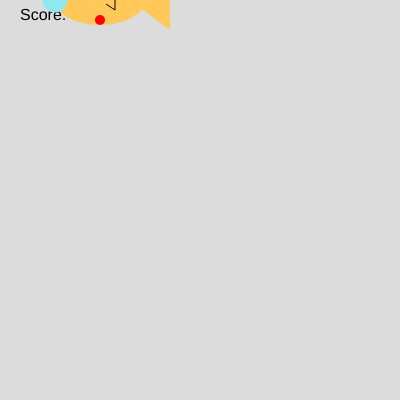
Frame 1 (no input)
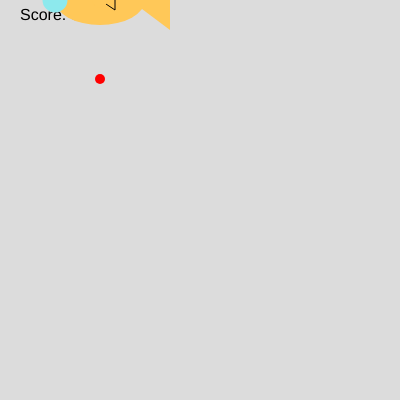
Frame 60 (no input)
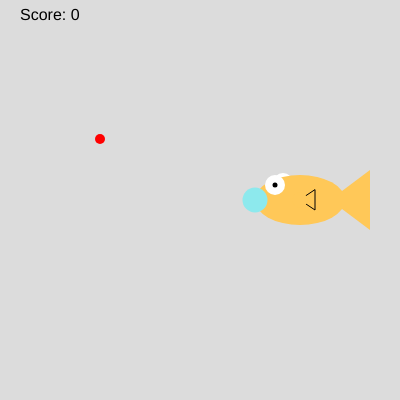
Frame 120 (the mouse pressed at the canvas centre since frame 60)

The p5.js sketch that drew these frames (run headless with seeded random() and noise() and a simulated clock; from frame 60 on, the mouse is pressed at the canvas centre):

// p5.js sketch
// ── sketch.js
//Run this program to view instructions
let score = 0;
let foodX = 100;
let foodY = 20;
function setup() {
  createCanvas(400, 400);
  
  
}
function checkCatch( x, y){
  
     if(x > mouseX && x < mouseX+70){
          if(y > mouseY-17 && y < mouseY+30){
               score++;
               foodY = 20; //if the food was eaten, make more food fall from the top
               foodX = random(width-20);
          }
     }
     else if (foodY > height && score > 0){
          score--;
     }
}
function draw() {
  print("mouseX"+mouseX);
  
  background(220);
  fill(0, 0, 0);
textSize(16);
text("Score: " + score, 20, 20);
  
  drawFish(mouseX + 100);
  if(foodY > 400){
    foodX = random(0,400);
    foodY = 20;
  fill(0,255,0);
  noStroke();
  fill(255,0,0);
  ellipse(foodX,foodY, 10,10 )}
    checkCatch(foodX,foodY);
  
  
noStroke();
fill(255,0,0);
ellipse(foodX,foodY, 10,10);
foodY++;
}
 
  


function drawFish(mx){

     noStroke();
     fill(255,255,255);
     ellipse(mx-17,mouseY-17,20,20); //back side eye
     fill(255,200,88);
     ellipse(mx,mouseY,90,50); //body
     triangle(mx+30,mouseY,mx+70,mouseY+30,mx+70,mouseY-30); //tail
     stroke(0);
     triangle(mx,mouseY,mx+15,mouseY+10,mx+15,mouseY-10); //side fin
     noStroke();
     fill(255,200,88);
     ellipse(mx,mouseY,15,15); //side fin cover
     noStroke();
     fill(255,255,255);
     ellipse(mx-25,mouseY-15,20,20); //front eye
     fill(0,0,0);
     ellipse(mx-25,mouseY-15,5,5); //pupil
     fill(141,233,237);
     ellipse(mx-45,mouseY,25,25); //mouth
}

// ── fish.html
<!DOCTYPE html>
<html>
<title>Workshop - Fish Feeder</title>
<meta charset="UTF-8">
<meta name="viewport" content="width=device-width, initial-scale=1">
<link rel="stylesheet" href="https://league-level0.github.io/style.css">
<link rel="stylesheet" href="https://fonts.googleapis.com/css?family=Raleway">

<script src="https://league-level0.github.io/copyrightFooter.js"></script>
<body>

<h1>Fish Feeder</h1>

<img  alt="" src="images/image1.png">

 <p class="normal">
	We are going to make a game where a fish has to catch falling fish food!<br>
</p>
     <p class="normal">
1. Open your sketch.js file with the <b>draw</b> and <b>setup</b> functions.<br>
<br>
2. In the <b>setup</b> function, set your canvas size:
</p>
    <p class="code">
    createCanvas(width, height)</span></p>

<p class="normal">
3. At the top of your program (on line 1) create variables for the location of the fish food. </p>
    <p class="code">
    let foodX = 100;<br>
    let foodY = 20;</p>

 <p class="normal">   
4. In the <b>draw</b> function, make the background the color of water, and draw a some fish food using the variables from step 3.
  <p class="code">
    background(141,233,237);<br>
      <br>
    fill(red, green, blue);<br>
    noStroke();<br>
    ellipse(foodX, foodY, width, height);</p>

<p class="normal">
    5. Make the food fall down the screen.<br>  
    &nbsp;&nbsp;&nbsp;&nbsp;&nbsp;&nbsp;&nbsp;&nbsp;&nbsp;&nbsp;HINT: Change the value of the foodY variable in the <b>draw</b> function.</p>
    
<p class="normal">
6. When the food falls off the bottom of the canvas, start a new food (ellipse) falling from the top. <br> 
&nbsp;&nbsp;&nbsp;&nbsp;&nbsp;&nbsp;&nbsp;&nbsp;&nbsp;&nbsp;HINT:  You can use the built-in <font color="magenta">height</font> variable .</p>

<p class="normal">
    7. Make the food start at a random position at the top (foodX). The code below will give you a random number between 0 and the width of your sketch.  You want to do this every time the food leaves the screen.  </p>
<p class="code">
        foodX = random(width-20); 
</p>
<p class="normal">
8. Add this <b>drawFish</b> function at the very bottom of your sketch:</p>
<p class="code">
function drawFish(){<br>
  &nbsp;&nbsp;&nbsp;&nbsp;&nbsp;noStroke();<br>
  &nbsp;&nbsp;&nbsp;&nbsp;&nbsp;fill(255,255,255);<br>
  &nbsp;&nbsp;&nbsp;&nbsp;&nbsp;ellipse(mouseX-17,mouseY-17,20,20); //back side eye<br>
  &nbsp;&nbsp;&nbsp;&nbsp;&nbsp;fill(255,200,88);<br>
  &nbsp;&nbsp;&nbsp;&nbsp;&nbsp;ellipse(mouseX,mouseY,90,50); //body<br>
  &nbsp;&nbsp;&nbsp;&nbsp;&nbsp;triangle(mouseX+30,mouseY,mouseX+70,mouseY+30,mouseX+70,mouseY-30); //tail<br>
  &nbsp;&nbsp;&nbsp;&nbsp;&nbsp;stroke(0);<br>
  &nbsp;&nbsp;&nbsp;&nbsp;&nbsp;triangle(mouseX,mouseY,mouseX+15,mouseY+10,mouseX+15,mouseY-10); //side fin<br>
  &nbsp;&nbsp;&nbsp;&nbsp;&nbsp;noStroke();<br>
  &nbsp;&nbsp;&nbsp;&nbsp;&nbsp;fill(255,200,88);<br>
  &nbsp;&nbsp;&nbsp;&nbsp;&nbsp;ellipse(mouseX,mouseY,15,15); //side fin cover<br>
  &nbsp;&nbsp;&nbsp;&nbsp;&nbsp;noStroke();<br>
  &nbsp;&nbsp;&nbsp;&nbsp;&nbsp;fill(255,255,255);<br>
  &nbsp;&nbsp;&nbsp;&nbsp;&nbsp;ellipse(mouseX-25,mouseY-15,20,20); //front eye<br>
  &nbsp;&nbsp;&nbsp;&nbsp;&nbsp;fill(0,0,0);<br>
  &nbsp;&nbsp;&nbsp;&nbsp;&nbsp;ellipse(mouseX-25,mouseY-15,5,5); //pupil<br>
  &nbsp;&nbsp;&nbsp;&nbsp;&nbsp;fill(141,233,237);<br>
  &nbsp;&nbsp;&nbsp;&nbsp;&nbsp;ellipse(mouseX-45,mouseY,25,25); //mouth<br>
    }</p>
    
<p class="normal">
9. Draw the fish in the water by adding this code to the <b>draw</b> function.<br>
&nbsp;&nbsp;&nbsp;&nbsp;&nbsp;(Make sure you draw the fish AFTER you paint the background, or you won't see it!)
        </p>
<p class="code">
        drawFish(); 
</p>

<p class="normal">
    10. Above the <b>setup</b> function, add a variable to hold the score. </p>

<p class="normal">
    11. You need to check whether the fish has caught the food in the <b>draw</b> function.<br>
    
  &nbsp;&nbsp;&nbsp;&nbsp;&nbsp;If the fish catches the food increase the score by 1 and make more food fall from the top.<br> 
 &nbsp;&nbsp;&nbsp;&nbsp;&nbsp;If the fish misses the food, decrease the score by 1 (but don’t let the score go negative).<br>
    &nbsp;&nbsp;&nbsp;&nbsp;&nbsp;You can write your own code to do this, or use this <b>checkCatch</b> function.<br> &nbsp;&nbsp;&nbsp;&nbsp;&nbsp;You will need to call the function from the <b>draw</b> function and pass it the x and y of the food.</p>

<p class="code">
                function checkCatch( x, y){<br>
&nbsp;&nbsp;&nbsp;&nbsp;&nbsp;if(x &gt; mouseX &amp;&amp; x &lt; mouseX+70){<br>
&nbsp;&nbsp;&nbsp;&nbsp;&nbsp;&nbsp;&nbsp;&nbsp;&nbsp;&nbsp;if(y &gt; mouseY-17 &amp;&amp; y &lt; mouseY+30){<br>
&nbsp;&nbsp;&nbsp;&nbsp;&nbsp;&nbsp;&nbsp;&nbsp;&nbsp;&nbsp;&nbsp;&nbsp;&nbsp;&nbsp;&nbsp;score++;<br>
    &nbsp;&nbsp;&nbsp;&nbsp;&nbsp;&nbsp;&nbsp;&nbsp;&nbsp;&nbsp;&nbsp;&nbsp;&nbsp;&nbsp;&nbsp;foodY = 20;    //if the food was eaten, make more food fall from the top<br>
 &nbsp;&nbsp;&nbsp;&nbsp;&nbsp;&nbsp;&nbsp;&nbsp;&nbsp;&nbsp;&nbsp;&nbsp;&nbsp;&nbsp;&nbsp;foodX =  random(width-20);<br>
&nbsp;&nbsp;&nbsp;&nbsp;&nbsp;&nbsp;&nbsp;&nbsp;&nbsp;&nbsp;}<br>
&nbsp;&nbsp;&nbsp;&nbsp;&nbsp;}<br>
&nbsp;&nbsp;&nbsp;&nbsp;&nbsp;else if (foodY &gt; height &amp;&amp; score &gt; 0){<br>
&nbsp;&nbsp;&nbsp;&nbsp;&nbsp;&nbsp;&nbsp;&nbsp;&nbsp;&nbsp;score--;<br>
&nbsp;&nbsp;&nbsp;&nbsp;&nbsp;}<br>
}
    </p>
<p class="normal">
12.  Show the score on the screen.</p>
<p class="code">
    fill(0, 0, 0);<br>
    textSize(16);<br>
    text("Score: " + score, 20, 20);</p>

<p class="normal">
12. Decide how many points the user needs to score to win. Make the game stop when the winning score is reached, i.e. stop drawing food and put up a message to tell the user they have won.</p>
<p class="code">
textSize(fontSize);        //if it’s not big enough<br>
text(String winningMessage, x, y);
</p>



<h3>
    -----  COOL VARIATIONS FOR COOL PEOPLE ----</h3>


<li>Make the speed of the fish food increase as the score increases.</li><br>
<li>Make some of the food poisonous (negative points if you catch it).</li><br>
<li>Make the fish get fatter as he eats more food.</li><br>
<li>Add text at the beginning to explain the game.</li><br>
<li>Add messages to encourage the user to finish!</li><br>
<li>Launch your fish! (instructions below)</li><br><br>

&nbsp;&nbsp;&nbsp;&nbsp;&nbsp;&nbsp;&nbsp;&nbsp;&nbsp;&nbsp;We’re going to change your program so that the fish moves along the right side of the screen until you click the mouse, then he will launch across the screen after the food.<br>  
<br>
 &nbsp;&nbsp;&nbsp;&nbsp;&nbsp;&nbsp;&nbsp;&nbsp;&nbsp;&nbsp;Create a fishX variable at the top of your sketch with your other variable.<br>
 &nbsp;&nbsp;&nbsp;&nbsp;&nbsp;&nbsp;&nbsp;&nbsp;&nbsp;&nbsp;Initialize the value of this variable to width-100  This will be used to keep track of the x location of the fish.<br>
&nbsp;&nbsp;&nbsp;&nbsp;&nbsp;&nbsp;&nbsp;&nbsp;&nbsp;&nbsp;Replace all of the mouseX’s in your program with your new fishX variable. Hint: You can use control + f, then find and replace.<br>

&nbsp;&nbsp;&nbsp;&nbsp;&nbsp;&nbsp;&nbsp;&nbsp;&nbsp;&nbsp;Now your fish should be stuck on the right side of your screen, but still able to move up and down. <br> 
&nbsp;&nbsp;&nbsp;&nbsp;&nbsp;&nbsp;&nbsp;&nbsp;&nbsp;&nbsp;Next we are going to make the fish move across the screen when the mouse is pressed.  <br>
&nbsp;&nbsp;&nbsp;&nbsp;&nbsp;&nbsp;&nbsp;&nbsp;&nbsp;&nbsp;First, we need a create a  variable at the top of our sketch with the other variables.  This variable will only two possible values: true and false.<br>
&nbsp;&nbsp;&nbsp;&nbsp;&nbsp;&nbsp;&nbsp;&nbsp;&nbsp;&nbsp;It should look like this:
<p class="code">
let launched = false;
</p>
&nbsp;&nbsp;&nbsp;&nbsp;&nbsp;&nbsp;&nbsp;&nbsp;&nbsp;&nbsp;If the mouse is pressed, change the value of launch to true.<br>
&nbsp;&nbsp;&nbsp;&nbsp;&nbsp;&nbsp;&nbsp;&nbsp;&nbsp;&nbsp;Create a separate if statement to check if launch is true, increase the value of fishX.<br>
&nbsp;&nbsp;&nbsp;&nbsp;&nbsp;&nbsp;&nbsp;&nbsp;&nbsp;&nbsp;If the fishX is off of the left side of the screen, change launched to false and fishX back to its original value.  
<br><br><br>





<a href="https://processing.org/reference">
    <img src="https://league-level0.github.io/p3logo.jpeg" class="footer" alt="Processing Reference"></a>



    
    


<br><br><br><br><br><br><br><br><br>
<div id="copyright">
<script>copyright();</script>
</div>
	
</body>
</html>
